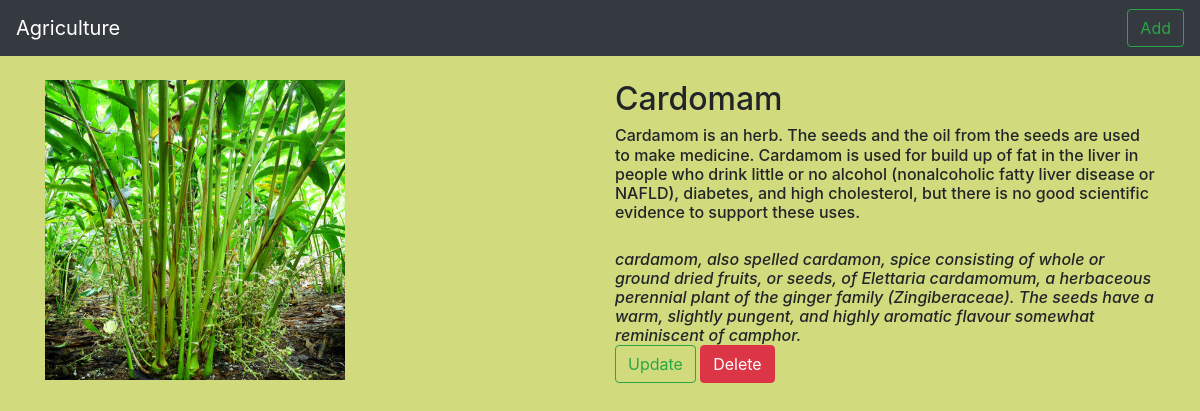
The app's page /agri/9/ with its own data.
### agriapp/models.py (models this page shows, shortened)
class Agri(models.Model):
    name=models.CharField(max_length=250)
    use=models.TextField()
    About=models.TextField()
    img=models.ImageField(upload_to="gallery")

### agriapp/views.py (the view)
# urls.py: path('agri/<int:agri_id>/',views.detail,name='detail'),
def detail(request,agri_id):
    ag=Agri.objects.get(id=agri_id)
    return render(request,"detail.html",{'agr':ag})

### templates/detail.html
{% extends 'base.html' %}
{% block body %}
<div class="container">
  <div class="row">
     <div class="col-md-6"><br>
        <img src="{{agr.img.url}}" width="300" height="300">
     </div>
   <div class="col-md-6"><br>
    <h2>{{agr.name}}</h2>
    <h6>{{agr.use}}<h6><br>
    <i>{{agr.About}}</i><br>
        <a class="btn btn-outline-success" href="{% url 'agriapp:update' agr.id %}" type="button">Update</a>
        <a class="btn btn-danger" href="{% url 'agriapp:delete' agr.id %}" type="button">Delete</a>
   </div>
  </div>
</div>
{% endblock %}

### static/style.css (style rules this page uses)
body { background-color:#D1DA7C; }

### records on screen
Agri: img (picture), name "Cardomam", use "Cardamom is an herb. The seeds and the oil from the seeds are used to make medicine. Cardamom is used for build up of fat in the liver in people who drink little or no alcohol (nonalcoholic fatty liver disease or NAFLD), diabetes, and high cholesterol, but there is no good scientific evidence to support these uses.", About "cardamom, also spelled cardamon, spice consisting of whole or ground dried fruits, or seeds, of Elettaria cardamomum, a herbaceous perennial plant of the ginger family (Zingiberaceae). The seeds have a warm, slightly pungent, and highly aromatic flavour somewhat reminiscent of camphor."
